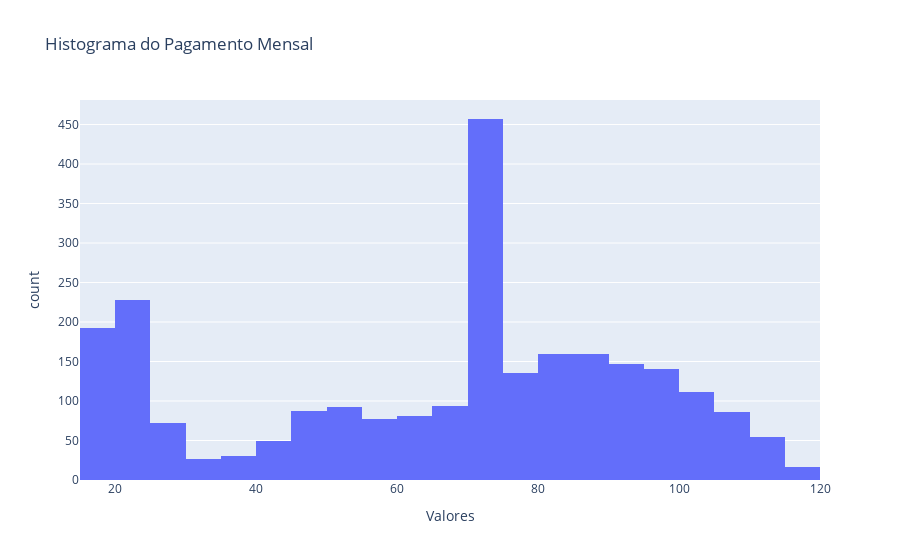
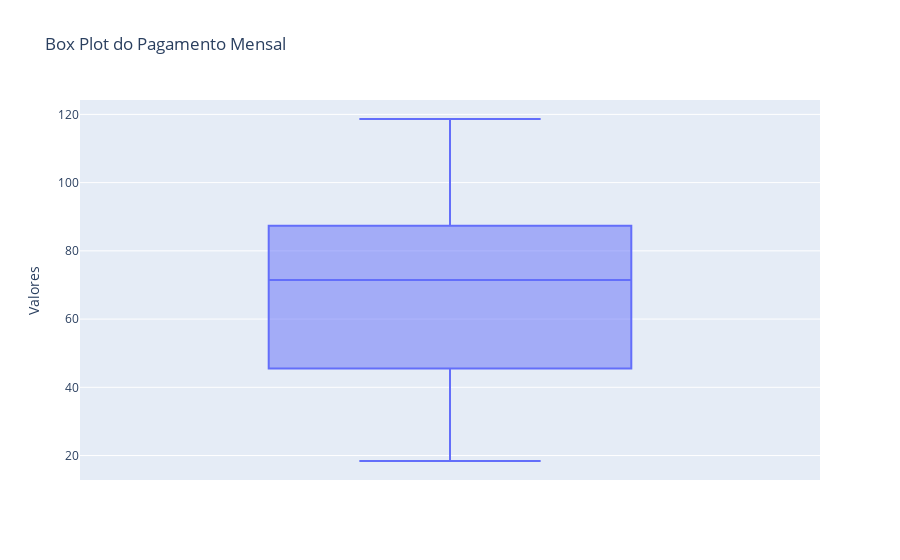

Notebook code for these charts, in order:
### Markdown cell above
Podemos observar que o whisker superior é um pouco maior que o inferior mas o grafico está relativamente bem distribuido, olhando para histograma podemos observar que há picos no começo do Q1 e final do Q4, o que explica o desvio o padrão ser alto, tirando esses dois picos o restante do histograma está relativamente bem distribuido

### Code cell
plt.figure(figsize=(10,6))
fig = px.histogram(df, x='Pagamento_Mensal', title='Histograma do Pagamento Mensal', labels={'Pagamento_Mensal': 'Valores'})
fig.show()

fig = px.box(df, y='Pagamento_Mensal', title='Box Plot do Pagamento Mensal', labels={'Pagamento_Mensal': 'Valores'})
fig.show()

### Figure 1 — Plotly figure (JSON) as saved in the notebook; plotly's stock layout.template omitted (floating-point values rounded to 4 significant figures; data arrays with more than 128 entries replaced by an {"elided": "..."} marker saying what was removed)
{"data": [{"alignmentgroup": "True", "bingroup": "x", "hovertemplate": "Valores=%{x}<br>count=%{y}<extra></extra>", "legendgroup": "", "marker": {"color": "#636efa", "pattern": {"shape": ""}}, "name": "", "offsetgroup": "", "orientation": "v", "showlegend": false, "type": "histogram", "x": {"elided": "2495 float values"}, "xaxis": "x", "yaxis": "y"}], "layout": {"autosize": true, "barmode": "relative", "legend": {"tracegroupgap": 0}, "title": {"text": "Histograma do Pagamento Mensal"}, "xaxis": {"anchor": "y", "autorange": true, "domain": [0, 1], "range": [15, 120], "title": {"text": "Valores"}, "type": "linear"}, "yaxis": {"anchor": "x", "autorange": true, "domain": [0, 1], "range": [0, 481.1], "title": {"text": "count"}}}}

### Figure 2 — Plotly figure (JSON) as saved in the notebook; plotly's stock layout.template omitted (floating-point values rounded to 4 significant figures; data arrays with more than 128 entries replaced by an {"elided": "..."} marker saying what was removed)
{"data": [{"alignmentgroup": "True", "hovertemplate": "Valores=%{y}<extra></extra>", "legendgroup": "", "marker": {"color": "#636efa"}, "name": "", "notched": false, "offsetgroup": "", "orientation": "v", "showlegend": false, "type": "box", "x0": " ", "xaxis": "x", "y": {"elided": "2495 float values"}, "y0": " ", "yaxis": "y"}], "layout": {"autosize": true, "boxmode": "group", "legend": {"tracegroupgap": 0}, "title": {"text": "Box Plot do Pagamento Mensal"}, "xaxis": {"anchor": "y", "autorange": true, "domain": [0, 1], "range": [-0.5, 0.5], "type": "category"}, "yaxis": {"anchor": "x", "autorange": true, "domain": [0, 1], "range": [12.83, 124.2], "title": {"text": "Valores"}, "type": "linear"}}}
